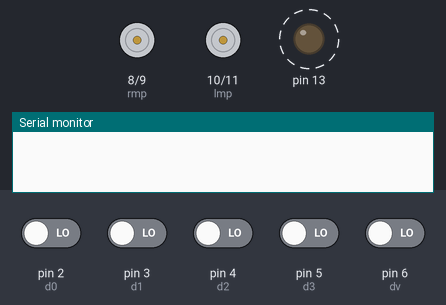
Simulated run of this sketch. Board: Arduino Uno, built with avr-gcc and run on an emulated ATmega328P. Shown: motor-driver pin pairs drawn as motors (green arrow = first pin HIGH = forward, orange = second pin HIGH = backward, longer = more drive), output pins drawn as LEDs (lit = HIGH), the last lines printed to the serial monitor. Dashed ring = blinking. Inputs (shaded band) come from the test bench; at power-on: pin 2 (d0), pin 3 (d1), pin 4 (d2), pin 5 (d3), pin 6 (dv) LOW.

Above: at 1.8 s.
1.9 s: pin 6 (dv) driven HIGH
4.9 s: pin 2 (d0) driven HIGH
At 5.4 s:
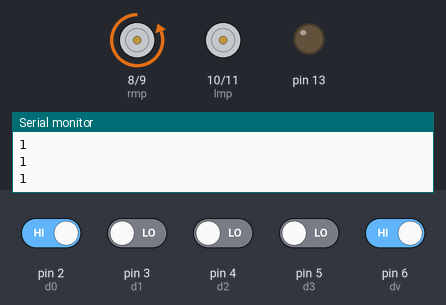
6.5 s: pin 3 (d1) driven HIGH
At 7.7 s:
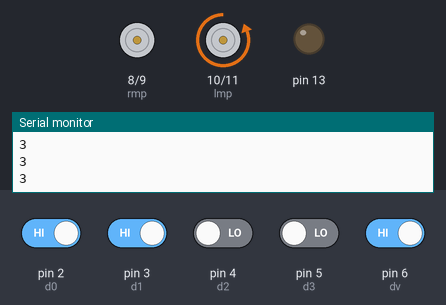
8.0 s: pin 5 (d3) driven HIGH
At 8.12 s:
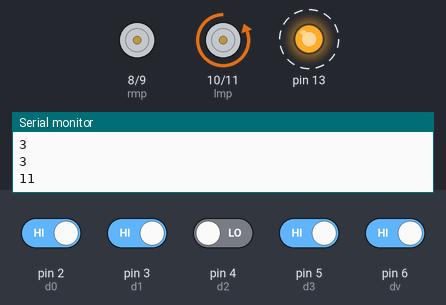
11.0 s: pin 5 (d3) driven LOW
At 11.9 s:
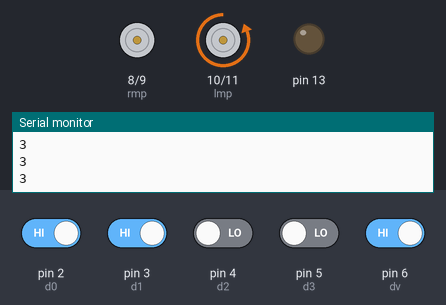
12.5 s: pin 2 (d0) driven LOW
At 13.6 s:
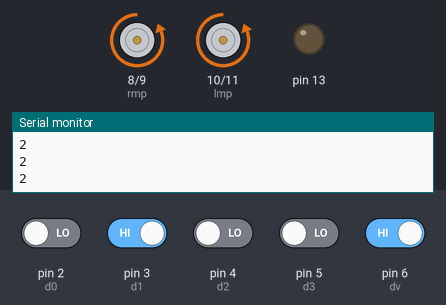
Timing chart, 0 to 15.0 s (numbered marks = the images above; inputs shaded):
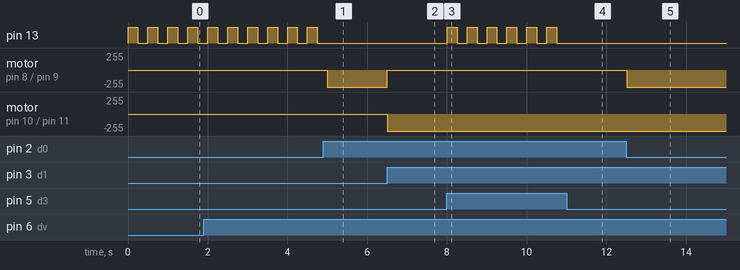

Measured:
- after the input at 4.9 s, pin 13: stops changing and stays LOW; motor on pin 8 (rmp) / pin 9 (rmn): stopped → backward 255/255 after 0.10 s
- after the input at 6.5 s, motor on pin 8 (rmp) / pin 9 (rmn): backward 255/255 → stopped at once; motor on pin 10 (lmp) / pin 11 (lmn): stopped → backward 255/255 at once
- after the input at 8.0 s, pin 13: alternates HIGH for 0.25 s and LOW for 0.25 s, starting at once
- after the input at 11.0 s, pin 13: stops changing and stays LOW
- after the input at 12.5 s, motor on pin 8 (rmp) / pin 9 (rmn): stopped → backward 255/255 at once
- by itself, pin 13: alternates HIGH for 0.25 s and LOW for 0.25 s

The sketch:

DTMFROBOT1.ino
```cpp
#define lmp 10
#define lmn 11
#define rmp 8
#define rmn 9

#define d0 2
#define d1 3
#define d2 4
#define d3 5
#define dv 6

int data;

void setup() {
  // put your setup code here, to run once:
  Serial.begin(9600);

  pinMode(lmn,OUTPUT);
  pinMode(lmp,OUTPUT);
  pinMode(rmn,OUTPUT);
  pinMode(rmp,OUTPUT);

  pinMode(d0,INPUT);
  pinMode(d1,INPUT);
  pinMode(d2,INPUT);
  pinMode(d3,INPUT);
  pinMode(dv,INPUT);

  pinMode(13,OUTPUT);

}

void loop() {
  // put your main code here, to run repeatedly:
  if(digitalRead(dv)==HIGH)
  {
    data=0;
   if(digitalRead(d0)==HIGH)
   data=data+1;
   if(digitalRead(d1)==HIGH)
   data=data+2;
   if(digitalRead(d2)==HIGH)
   data=data+4;
   if(digitalRead(d3)==HIGH)
   data=data+8;

  Serial.println(data);
  }


 switch(data)
{
 case 2 : forward(); break;
 case 5 : forward();  break;
 case 4 : sharpleft();  break;
 case 6 : sharpright();  break;
 case 1 : left();  break;
 case 7 : left();   break;
 case 3 : right(); break;
 case 9 : right();  break;
 case 8 : backward(); blinks(); break;
 case 0 : stops(); blinks();  break;
 case 10: stops();  blinks(); break;
 case 11: blinks();  break;
 default : stops();    break;
}

}
void forward()
{
  digitalWrite(rmn,HIGH);
  digitalWrite(rmp,LOW);
  digitalWrite(lmn,HIGH);
  digitalWrite(lmp,LOW);
}

void backward()
{
  digitalWrite(rmn,LOW);
  digitalWrite(rmp,HIGH);
  digitalWrite(lmn,LOW);
  digitalWrite(lmp,HIGH);
}

void sharpleft()
{
  digitalWrite(rmn,HIGH);
  digitalWrite(rmp,LOW);
  digitalWrite(lmn,LOW);
  digitalWrite(lmp,HIGH);
}

void sharpright()
{
  digitalWrite(rmn,LOW);
  digitalWrite(rmp,HIGH);
  digitalWrite(lmn,HIGH);
  digitalWrite(lmp,LOW);
}

void left()
{
  digitalWrite(rmn,HIGH);
  digitalWrite(rmp,LOW);
  digitalWrite(lmn,LOW);
  digitalWrite(lmp,LOW);
}

void right()
{
  digitalWrite(rmn,LOW);
  digitalWrite(rmp,LOW);
  digitalWrite(lmn,HIGH);
  digitalWrite(lmp,LOW);
}

void stops()
{
  digitalWrite(rmn,LOW);
  digitalWrite(rmp,LOW);
  digitalWrite(lmn,LOW);
  digitalWrite(lmp,LOW);
}

void blinks()
{
digitalWrite(13,HIGH);
delay(250);
digitalWrite(13,LOW);
delay(250);

}
```
